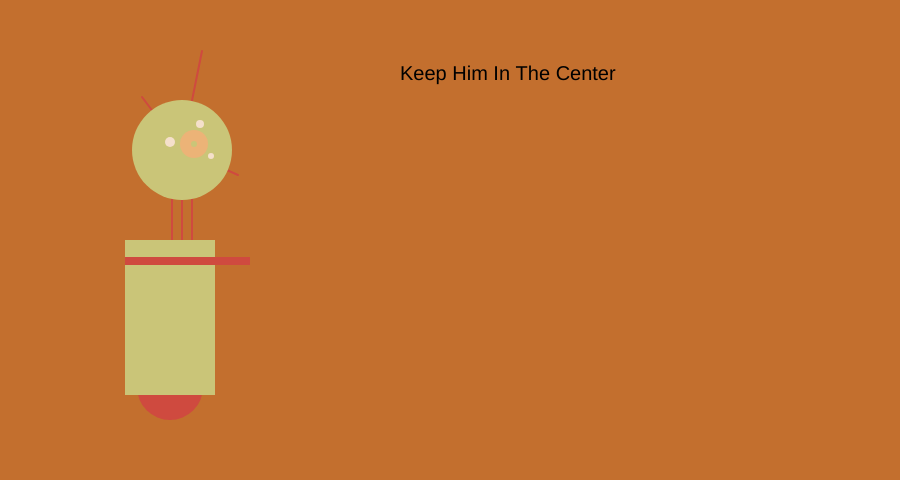
Frame 1 (no input)
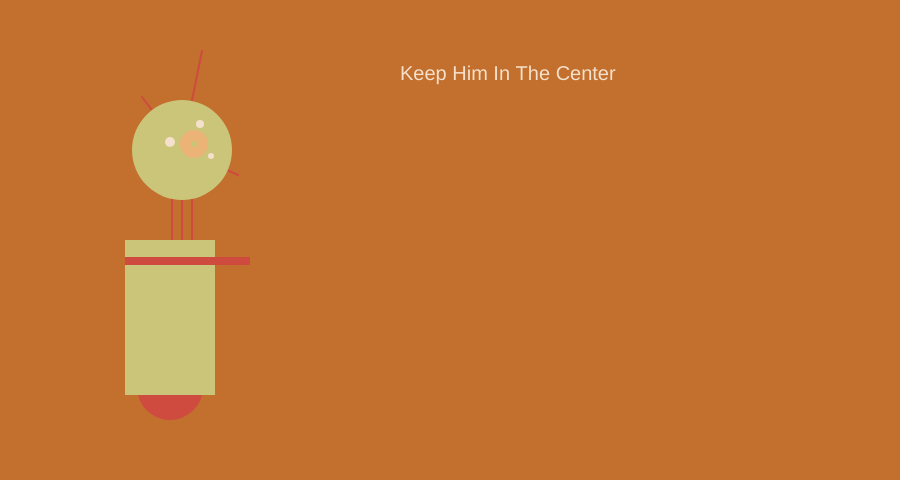
Frame 60 (no input)
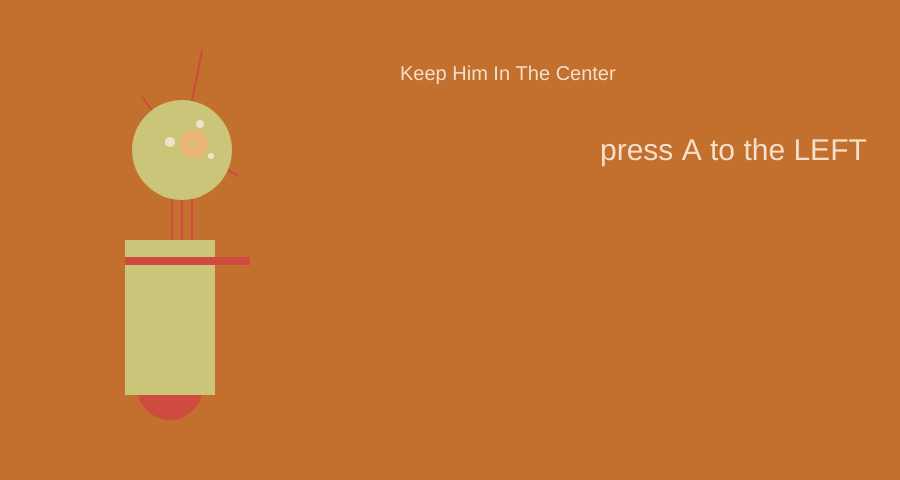
Frame 120 (the mouse pressed at the canvas centre since frame 60)

The p5.js sketch that drew these frames (run headless with seeded random() and noise() and a simulated clock; from frame 60 on, the mouse is pressed at the canvas centre):

// p5.js sketch
// ── sketch.js
var backgroundColor="207,74,63";
var clothescolor1="195,111,46";
var clothescolor2="202,197,120"
var clothescolor3="236,179,119"
var skincolor1="245,224,203"
var eyesX=250
var eyesY=20


var x = 170;
// x coordinate
var y = 420;
// y coordinate
var bHeight = 180;
// Body height
var nHeight = 40;
// Neck height
var radius = 50;
var ny = y - bHeight - nHeight - radius;
// Neck Y

//keyboard speed
var speed=2;

//rect function
var hoverR=255;
var hoverG=128;
var hoverB=128
var exitR=255;
var exitG=255;
var exitB=255;
var R=0;
var G=0;
var B=0;
var ease=0.1;


function setup() {
 createCanvas(900, 480);
 strokeWeight(2);
 ellipseMode(RADIUS);
 R=exitR;
  G=exitG;
  B=exitB;

}




function draw() {
 background(195,111,46);
 textSize(20);
  text("Keep Him In The Center",400,height/6)




//mouse part
 if (mouseIsPressed) {

     textSize(30);
     if (mouseButton == LEFT)
       text("press A to the LEFT",600,height/3);
     if (mouseButton == RIGHT)
       text("press D to the RIGHT",600,height/3);
   }




   //keyboard part

   if(keyIsPressed){
       //持续触发
       //字母用小写
      	if(key=='a'){
         x-=speed;
       }
       if(key=='d'){
         x+=speed;
       }
     }





 // Neck
 stroke(207,74,63);
 line(x+2, y-bHeight, x+2, ny);
 line(x+12, y-bHeight, x+12, ny);
 line(x+22, y-bHeight, x+22, ny);


 // Antennae
 line(x+12, ny, x-28, ny-53);
 line(x+12, ny, x+32, ny-99);
 line(x+12, ny, x+68, ny+25);



 // Body
 noStroke();
 fill(207,74,63);
 ellipse(x, y-33, 33, 33);
 fill(202,197,120);
 rect(x-45, y-bHeight, 90, bHeight-25);
 fill(207,74,63);
 rect(x-45, y-bHeight+17, 125, 8);


 // Head
 fill(202,197,120);
 ellipse(x+12, ny, radius, radius);
 fill(236,179,119);
 ellipse(x+24, ny-6, 14, 14);
 fill(202,197,120);
 ellipse(x+24, ny-6, 3, 3);
 fill(245,224,203);
 ellipse(x, ny-8, 5, 5);
 ellipse(x+30, ny-26, 4, 4);
 ellipse(x+41, ny+6, 3, 3);


//rect






}
